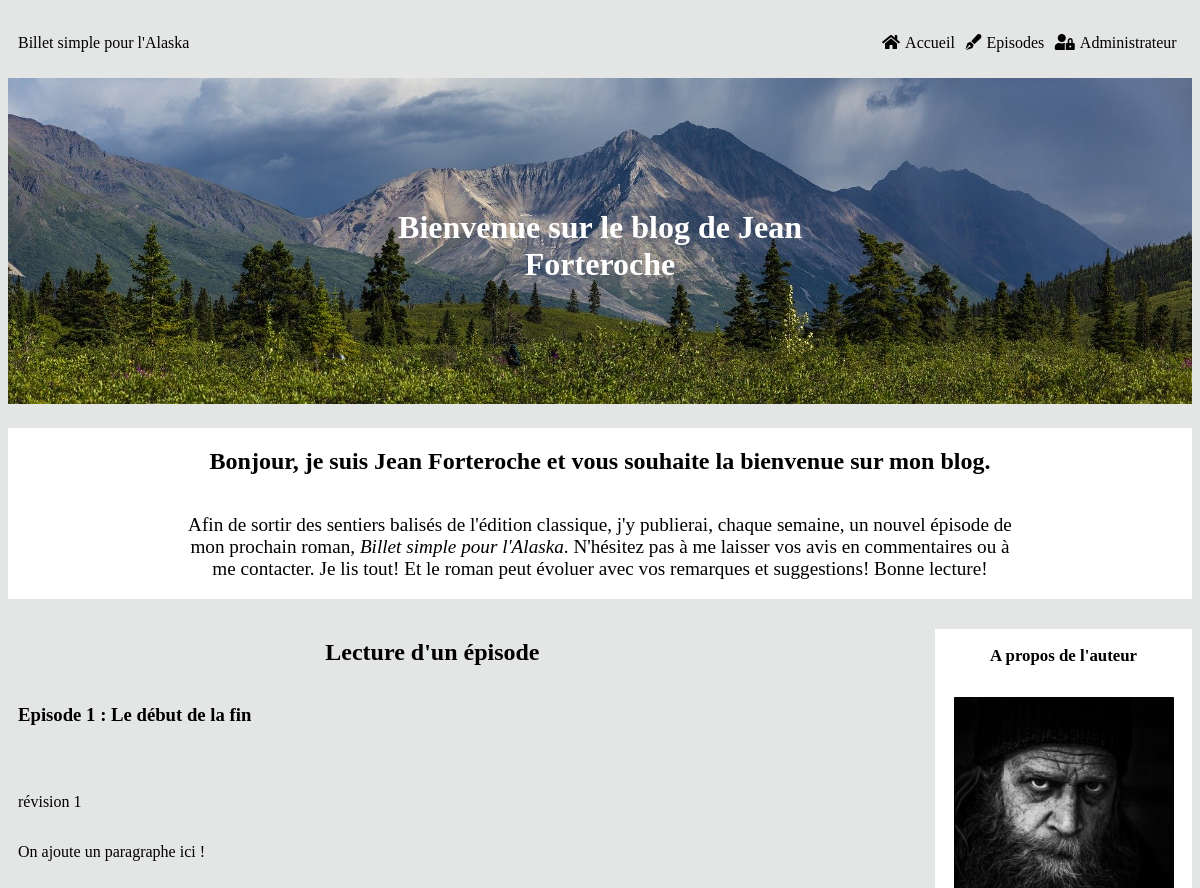
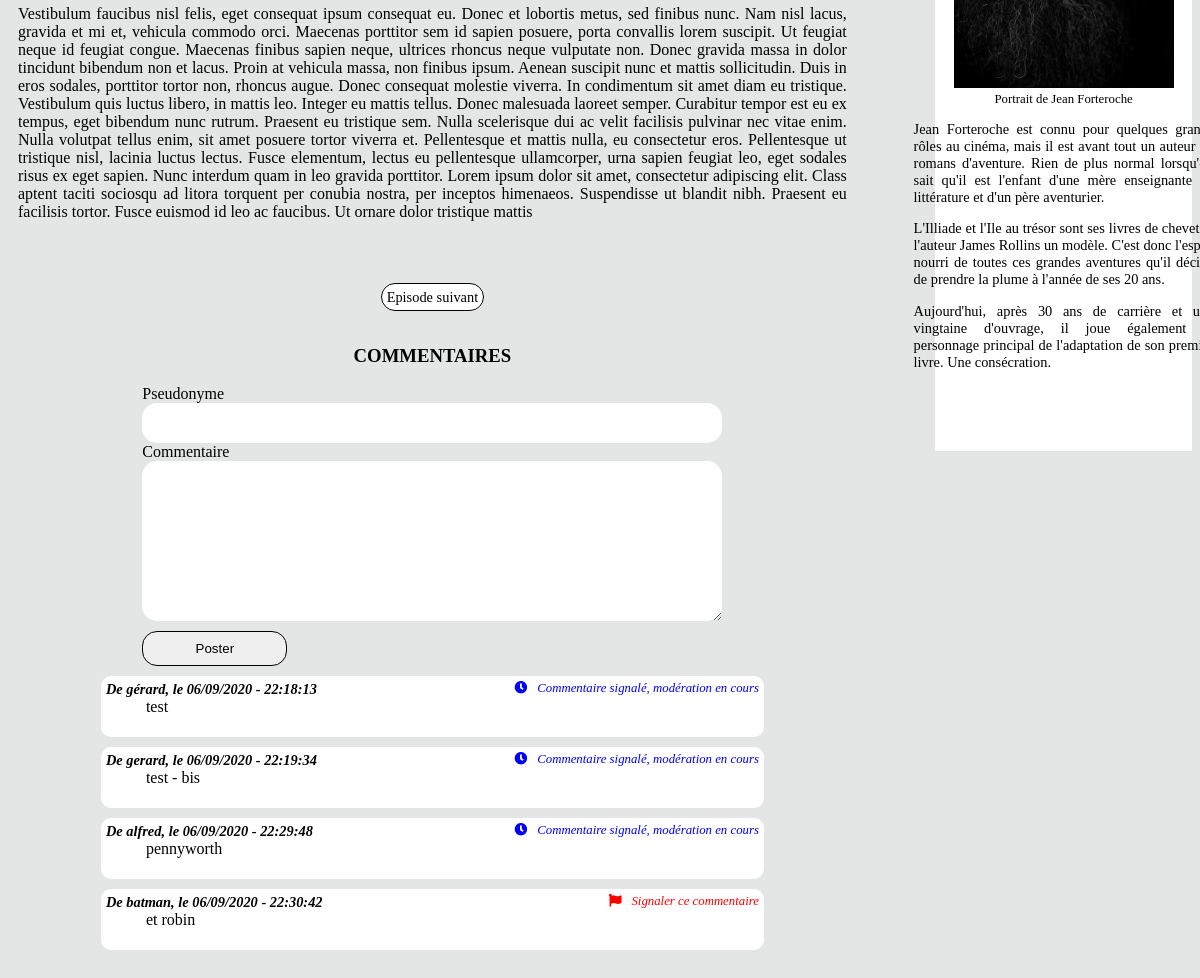
Page /index.php?action=post&id=28 on the committed database (2 pictures, top to bottom).
### tables this page shows
CREATE TABLE IF NOT EXISTS `episodes` (
  `episode_id` tinyint(11) NOT NULL AUTO_INCREMENT,
  `numero_episode` tinyint(11) NOT NULL,
  `episode_title` char(255) NOT NULL,
  `episode_content` longtext NOT NULL,
  `episode_date` datetime NOT NULL DEFAULT CURRENT_TIMESTAMP,
  `episode_status` int(1) NOT NULL,
  PRIMARY KEY (`episode_id`),
  UNIQUE KEY `unicite` (`numero_episode`) USING BTREE
);

CREATE TABLE IF NOT EXISTS `commentaires` (
  `comment_id` tinyint(11) NOT NULL AUTO_INCREMENT,
  `episode` tinyint(11) NOT NULL,
  `pseudo` varchar(50) NOT NULL,
  `comment` text NOT NULL,
  `comment_date` datetime NOT NULL,
  `reported_comment` int(10) NOT NULL,
  PRIMARY KEY (`comment_id`),
  KEY `episodeId` (`episode`)
);

### src/View/View.php (called while the page is built, shortened)
<?php
class View
{
    public function display(array $data, string $template, string $layout) : void
    {
        require_once($template);
    }
}

### src/Controller/FrontOffice/PostController.php (called while the page is built, shortened)
<?php
class PostController
{
    private $postManager;
    private $commentManager;
    private $view;
    private $layout;
    public function __construct(PostManager $postManager, View $view, CommentManager $commentManager, Session $session, Token $token)
    {
        $this->postManager = $postManager;
        $this->view = $view;
        $this->commentManager = $commentManager;
        $this->layout = '../templates/frontOffice/layout.html.php';
    }
    public function displayOneEpisode(int $id) : void
    {
        $totalEpisodes = $this->postManager->getNumberOfEpisodes();
        $episodeData = $this->postManager->getOneEpisode($id);
        $nextEpisode = $this->postManager->getNextPost($episodeData[0]['numero_episode'] + 1);
        $previousEpisode = $this->postManager->getPreviousPost($episodeData[0]['numero_episode'] - 1);
        $commentsData = $this->commentManager->getComments($id);
        $data = [$episodeData, $commentsData, $totalEpisodes, $previousEpisode, $nextEpisode];
        $template = 'onePost.html.php';
        $this->view->display(['episode' => $data[0][0],
            'comments' => $data[1],
            'totalEpisodes' => $data[2],
            'previous' => $data[3],
            'next' => $data[4]],
            $template, $this->layout);
    }
}

### public/index.php (called while the page is built, shortened)
<?php
$router = new Router();
$router->run();

### src/Model/PostManager.php (called while the page is built, shortened)
<?php
class PostManager
{
    private $database;
    public function __construct(Database $database)
    {
        $this->database = $database;
    }
    public function getOneEpisode(int $id) : array
    {
        $episodes = $this->database->prepare("SELECT *, DATE_FORMAT(episode_date, '%d/%m/%Y - %H:%i:%s') AS episode_date
            FROM episodes
            WHERE episode_id = :id");
        $episodes->bindParam(':id', $id);
        $episodes->execute();
        return $episodes->fetchAll();
    }
}

### src/Model/CommentManager.php (called while the page is built, shortened)
<?php
class CommentManager
{
    private $database;
    public function __construct(Database $database)
    {
        $this->database = $database;
    }
    public function getComments(int $numero) : array
    {
        $comments = $this->database->prepare("SELECT *, DATE_FORMAT(comment_date, '%d/%m/%Y - %H:%i:%s') AS comment_date
            FROM commentaires WHERE episode = :episode
            ORDER BY comment_date
            LIMIT 0, 10");
        $comments->bindParam(':episode', $numero);
        $comments->execute();
        return $comments->fetchAll();
    }
}

### Templates/Frontoffice/onepost.html.php (the view, shortened to what this page needs)
<h2>Lecture d'un épisode</h2>
<article>
    <h3>Episode <?=$data['episode']['numero_episode']?> : <?=htmlspecialchars_decode($data['episode']['episode_title'])?></h3>
    <p><?=htmlspecialchars_decode($data['episode']['episode_content'])?></p>
</article>
<div id="prev_next">
        <?php
        if ($data['episode']['numero_episode'] < $data['totalEpisodes'] && $data['episode']['numero_episode'] >= 1) {
        ?>
        <span id="next">
            <a href="index.php?action=post&id=<?=$data['next']?>">
                Episode suivant
            </a>
        </span>
        <?php
        }
        ?>
</div>
<section class="commentaires">
    <h3>COMMENTAIRES</h3>
    <form class="comment_form" method="post" action="index.php?action=save_com&id=<?=$data['episode']['episode_id']?>">
        <label for="pseudo">Pseudonyme</label>
        <input id="pseudo" type="text" name="pseudo"/>
        <label for="comment">Commentaire</label>
        <textarea id="comment" name="comment" rows="10" cols="40"></textarea>
        <input class="submit" type="submit" value="Poster"/>
    </form>
    <div id='comments_container'>
        <?php
            foreach($data['comments'] as $commentsData) {
        ?>
        <div class='comments'>
            <div class='comment_header'>
                <h4>De <?=$commentsData['pseudo']?>, le <?=$commentsData['comment_date']?></h4>
                <?php
                switch ($commentsData['reported_comment']) {
                    case '0' :
                    ?>
                        <span class='report_comment'>
                            <a href="index.php?action=signal&id=<?=$data['episode']['episode_id']?>&comment_id=<?=$commentsData['comment_id']?>">
                            <i class="fas fa-flag"></i>Signaler ce commentaire</a>
                    </span>
                <?php
                    break;
                    case '1' :
                    ?>
                    <span class='waiting_moderation'>
                        <i class="fas fa-clock"></i>Commentaire signalé, modération en cours
                    </span>
                <?php
                    break;
                    ?>
                <?php
                }
                ?>
            </div>
            <p class='comment_text'><?=$commentsData['comment']?></p>
            </div>
        <?php
        }
        ?>
    </div>
</section>

### public/css/style.css (style rules this page uses)
html { font-family: aileron; background-color: #e4e5e5; }
a { text-decoration: none; color: black; }
h2 { text-align: center; }
article { display: flex; flex-direction: column; }
article p { text-align: justify; }
#previous a, #next a { padding: 5px; border-radius: 20px; border: 1px solid black; background-color: white; }
.commentaires h3 { text-align: center; }
.comment_form { display: flex; flex-direction: column; width: 70%; margin: auto; }
#pseudo { height: 30px; }
.comment_form #pseudo, .comment_form #comment { border-radius: 15px; padding-left: 10px; padding-right: 10px; padding-top: 5px; padding-bottom: 5px; border: none; }
.submit { width: 25%; height: 35px; border-radius: 15px; border: 1px solid black; margin-top: 10px; }
.report_comment, .waiting_moderation, .validated_comment { font-style: italic; font-size: 0.8rem; }
.fa-flag, .fa-check, .fa-clock { margin-right: 10px; }
.fa-flag, .report_comment a { color: red; }
.fa-clock, .waiting_moderation { color: blue; }
.comment_header { display: flex; justify-content: space-between; }
.comment_header h4 { margin: 0; font-size: 0.9rem; font-style: italic; }
#comments_container { width: 80%; margin: auto; }
.comments { background-color: white; padding: 5px; margin-top: 10px; margin-bottom: 10px; border-radius: 10px; }
.comment_text { padding-left: 40px; margin-top: 0; }
#prev_next { font-size: 0.9rem; display: flex; justify-content: center; }
#previous, #next { margin: 20px; }

### rows in the picture
episodes: numero_episode "1", episode_title "Le début de la fin", episode_content "révision 1 On ajoute un paragraphe ici ! Vestibulum faucibus nisl felis, eget consequat ipsum consequat eu. Donec et lobortis metus, sed finibus nunc. Nam nisl lacus, gravida et mi et, vehicula commodo orci. Maecenas porttitor sem id sapien posuere, porta convallis lorem suscipit. Ut feugiat neque id feugiat congue. Maecenas finibus sapien neque, ultrices rhoncus neque vulputate non. Donec gravida massa in dolor tincidunt bibendum non et lacus. Proin at vehicula massa, non finibus ipsum. Aenean suscipit nunc et mattis sollicitudin. Duis in eros sodales, porttitor tortor non, rhoncus augue. Donec consequat molestie viverra. In condimentum sit amet diam eu tristique. Vestibulum quis luctus…"
commentaires: pseudo "gérard", comment_date "06/09/2020 - 22:18:13", reported_comment 1 (drawn), comment "test"
commentaires: pseudo "gerard", comment_date "06/09/2020 - 22:19:34", reported_comment 1 (drawn), comment "test - bis"
commentaires: pseudo "alfred", comment_date "06/09/2020 - 22:29:48", reported_comment 1 (drawn), comment "pennyworth"
commentaires: pseudo "batman", comment_date "06/09/2020 - 22:30:42", comment "et robin"
